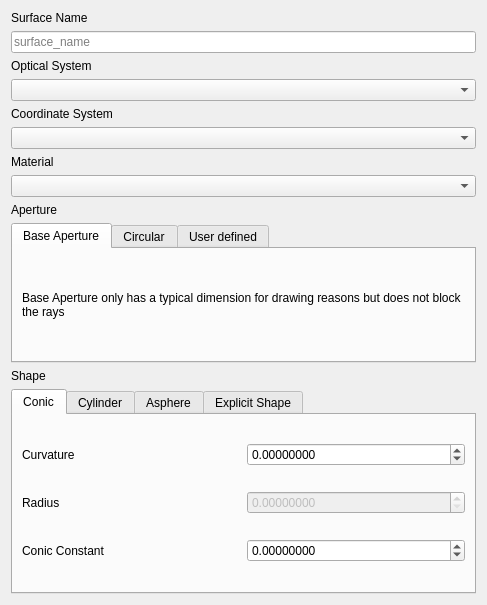
<?xml version="1.0" encoding="UTF-8"?>
<ui version="4.0">
 <class>Dialog</class>
 <widget class="QDialog" name="Dialog">
  <property name="geometry">
   <rect>
    <x>0</x>
    <y>0</y>
    <width>487</width>
    <height>605</height>
   </rect>
  </property>
  <property name="windowTitle">
   <string>Dialog</string>
  </property>
  <layout class="QGridLayout" name="gridLayout">
   <item row="5" column="1">
    <widget class="QComboBox" name="comboBoxLC"/>
   </item>
   <item row="10" column="1">
    <widget class="QLabel" name="label_19">
     <property name="text">
      <string>Shape</string>
     </property>
    </widget>
   </item>
   <item row="1" column="1">
    <widget class="QLineEdit" name="lineEditName">
     <property name="placeholderText">
      <string>surface_name</string>
     </property>
    </widget>
   </item>
   <item row="0" column="1">
    <widget class="QLabel" name="label">
     <property name="text">
      <string>Surface Name</string>
     </property>
     <property name="wordWrap">
      <bool>true</bool>
     </property>
    </widget>
   </item>
   <item row="3" column="1">
    <widget class="QComboBox" name="comboBoxOS"/>
   </item>
   <item row="2" column="1">
    <widget class="QLabel" name="label_17">
     <property name="text">
      <string>Optical System</string>
     </property>
    </widget>
   </item>
   <item row="11" column="1">
    <widget class="QTabWidget" name="tabWidgetShapes">
     <property name="currentIndex">
      <number>0</number>
     </property>
     <widget class="QWidget" name="tabConicShape">
      <attribute name="title">
       <string>Conic</string>
      </attribute>
      <layout class="QGridLayout" name="gridLayout_2">
       <item row="1" column="1">
        <widget class="QDoubleSpinBox" name="doubleSpinBoxRadiusConic">
         <property name="enabled">
          <bool>false</bool>
         </property>
         <property name="readOnly">
          <bool>false</bool>
         </property>
         <property name="decimals">
          <number>8</number>
         </property>
         <property name="minimum">
          <double>0.000000000000000</double>
         </property>
        </widget>
       </item>
       <item row="0" column="0">
        <widget class="QLabel" name="label_2">
         <property name="text">
          <string>Curvature</string>
         </property>
        </widget>
       </item>
       <item row="0" column="1">
        <widget class="QDoubleSpinBox" name="doubleSpinBoxCurvatureConic">
         <property name="decimals">
          <number>8</number>
         </property>
         <property name="minimum">
          <double>-1000.000000000000000</double>
         </property>
         <property name="maximum">
          <double>1000.000000000000000</double>
         </property>
         <property name="singleStep">
          <double>0.001000000000000</double>
         </property>
        </widget>
       </item>
       <item row="1" column="0">
        <widget class="QLabel" name="label_6">
         <property name="text">
          <string>Radius</string>
         </property>
        </widget>
       </item>
       <item row="2" column="1">
        <widget class="QDoubleSpinBox" name="doubleSpinBoxConicConstantConic">
         <property name="decimals">
          <number>8</number>
         </property>
         <property name="minimum">
          <double>-99.000000000000000</double>
         </property>
         <property name="singleStep">
          <double>1.000000000000000</double>
         </property>
        </widget>
       </item>
       <item row="2" column="0">
        <widget class="QLabel" name="label_3">
         <property name="text">
          <string>Conic Constant</string>
         </property>
        </widget>
       </item>
      </layout>
     </widget>
     <widget class="QWidget" name="tabCylinderShape">
      <attribute name="title">
       <string>Cylinder</string>
      </attribute>
      <layout class="QGridLayout" name="gridLayout_4">
       <item row="0" column="0">
        <widget class="QLabel" name="label_4">
         <property name="text">
          <string>Curvature</string>
         </property>
        </widget>
       </item>
       <item row="2" column="0">
        <widget class="QLabel" name="label_10">
         <property name="text">
          <string>Conic Constant</string>
         </property>
        </widget>
       </item>
       <item row="1" column="0">
        <widget class="QLabel" name="label_5">
         <property name="text">
          <string>Radius</string>
         </property>
        </widget>
       </item>
       <item row="2" column="1">
        <widget class="QDoubleSpinBox" name="doubleSpinBoxConicConstantCylinder">
         <property name="decimals">
          <number>8</number>
         </property>
         <property name="minimum">
          <double>-100.000000000000000</double>
         </property>
         <property name="maximum">
          <double>100.000000000000000</double>
         </property>
         <property name="singleStep">
          <double>1.000000000000000</double>
         </property>
        </widget>
       </item>
       <item row="1" column="1">
        <widget class="QDoubleSpinBox" name="doubleSpinBoxRadiusCylinder">
         <property name="enabled">
          <bool>false</bool>
         </property>
         <property name="decimals">
          <number>8</number>
         </property>
        </widget>
       </item>
       <item row="0" column="1">
        <widget class="QDoubleSpinBox" name="doubleSpinBoxCurvatureCylinder">
         <property name="decimals">
          <number>8</number>
         </property>
         <property name="minimum">
          <double>-1000.000000000000000</double>
         </property>
         <property name="maximum">
          <double>1000.000000000000000</double>
         </property>
         <property name="singleStep">
          <double>0.010000000000000</double>
         </property>
        </widget>
       </item>
      </layout>
     </widget>
     <widget class="QWidget" name="tabAsphereShape">
      <attribute name="title">
       <string>Asphere</string>
      </attribute>
      <layout class="QGridLayout" name="gridLayout_3">
       <item row="0" column="0">
        <widget class="QLabel" name="label_13">
         <property name="text">
          <string>Curvature</string>
         </property>
        </widget>
       </item>
       <item row="2" column="1">
        <widget class="QDoubleSpinBox" name="doubleSpinBoxConicConstantAsphere">
         <property name="decimals">
          <number>8</number>
         </property>
         <property name="minimum">
          <double>-100.000000000000000</double>
         </property>
         <property name="maximum">
          <double>100.000000000000000</double>
         </property>
        </widget>
       </item>
       <item row="1" column="0">
        <widget class="QLabel" name="label_14">
         <property name="text">
          <string>Radius</string>
         </property>
        </widget>
       </item>
       <item row="2" column="0">
        <widget class="QLabel" name="label_15">
         <property name="text">
          <string>Conic Constant</string>
         </property>
        </widget>
       </item>
       <item row="0" column="1">
        <widget class="QDoubleSpinBox" name="doubleSpinBoxCurvatureAsphere">
         <property name="decimals">
          <number>8</number>
         </property>
         <property name="minimum">
          <double>-1000.000000000000000</double>
         </property>
         <property name="maximum">
          <double>1000.000000000000000</double>
         </property>
         <property name="singleStep">
          <double>0.001000000000000</double>
         </property>
        </widget>
       </item>
       <item row="1" column="1">
        <widget class="QDoubleSpinBox" name="doubleSpinBoxRadiusAsphere">
         <property name="enabled">
          <bool>false</bool>
         </property>
         <property name="decimals">
          <number>8</number>
         </property>
         <property name="minimum">
          <double>-10000.000000000000000</double>
         </property>
         <property name="maximum">
          <double>10000.000000000000000</double>
         </property>
        </widget>
       </item>
       <item row="3" column="0">
        <widget class="QLabel" name="label_16">
         <property name="text">
          <string>Aspheric Corrections</string>
         </property>
        </widget>
       </item>
       <item row="3" column="1">
        <widget class="QTableWidget" name="tableWidgetCorrectionsAsphere">
         <property name="sizePolicy">
          <sizepolicy hsizetype="Maximum" vsizetype="Expanding">
           <horstretch>0</horstretch>
           <verstretch>0</verstretch>
          </sizepolicy>
         </property>
         <property name="sizeAdjustPolicy">
          <enum>QAbstractScrollArea::AdjustToContents</enum>
         </property>
         <attribute name="horizontalHeaderStretchLastSection">
          <bool>true</bool>
         </attribute>
         <row>
          <property name="text">
           <string>A2</string>
          </property>
         </row>
         <column>
          <property name="text">
           <string>Value</string>
          </property>
         </column>
         <item row="0" column="0">
          <property name="text">
           <string>0</string>
          </property>
         </item>
        </widget>
       </item>
      </layout>
     </widget>
     <widget class="QWidget" name="tabExplicitShape">
      <attribute name="title">
       <string>Explicit Shape</string>
      </attribute>
      <layout class="QGridLayout" name="gridLayout_5">
       <item row="2" column="1">
        <widget class="QComboBox" name="comboBox_FOf_grad"/>
       </item>
       <item row="2" column="0">
        <widget class="QLabel" name="label_8">
         <property name="text">
          <string>grad f(x, y)</string>
         </property>
         <property name="wordWrap">
          <bool>true</bool>
         </property>
        </widget>
       </item>
       <item row="3" column="1">
        <widget class="QComboBox" name="comboBox_FOf_hess"/>
       </item>
       <item row="1" column="1">
        <widget class="QComboBox" name="comboBox_FOf_sag"/>
       </item>
       <item row="3" column="2">
        <widget class="QComboBox" name="comboBox_FO_hess"/>
       </item>
       <item row="1" column="2">
        <widget class="QComboBox" name="comboBox_FO_sag"/>
       </item>
       <item row="2" column="2">
        <widget class="QComboBox" name="comboBox_FO_grad"/>
       </item>
       <item row="1" column="0">
        <widget class="QLabel" name="label_7">
         <property name="text">
          <string>f(x, y)</string>
         </property>
         <property name="wordWrap">
          <bool>true</bool>
         </property>
        </widget>
       </item>
       <item row="0" column="2">
        <widget class="QLabel" name="label_12">
         <property name="text">
          <string>Function Object</string>
         </property>
         <property name="wordWrap">
          <bool>true</bool>
         </property>
        </widget>
       </item>
       <item row="3" column="0">
        <widget class="QLabel" name="label_9">
         <property name="text">
          <string>Hessian f(x, y)</string>
         </property>
         <property name="wordWrap">
          <bool>true</bool>
         </property>
        </widget>
       </item>
       <item row="0" column="1">
        <widget class="QLabel" name="label_11">
         <property name="text">
          <string>Function Name in Function Object</string>
         </property>
         <property name="wordWrap">
          <bool>true</bool>
         </property>
        </widget>
       </item>
      </layout>
     </widget>
    </widget>
   </item>
   <item row="4" column="1">
    <widget class="QLabel" name="label_18">
     <property name="text">
      <string>Coordinate System</string>
     </property>
    </widget>
   </item>
   <item row="9" column="1">
    <widget class="QTabWidget" name="tabWidgetApertures">
     <property name="currentIndex">
      <number>0</number>
     </property>
     <widget class="QWidget" name="tabBaseAperture">
      <attribute name="title">
       <string>Base Aperture</string>
      </attribute>
      <layout class="QGridLayout" name="gridLayout_6">
       <item row="0" column="0">
        <widget class="QLabel" name="label_21">
         <property name="text">
          <string>Base Aperture only has a typical dimension for drawing reasons but does not block the rays</string>
         </property>
         <property name="wordWrap">
          <bool>true</bool>
         </property>
        </widget>
       </item>
      </layout>
     </widget>
     <widget class="QWidget" name="tabCircularAperture">
      <attribute name="title">
       <string>Circular</string>
      </attribute>
      <layout class="QGridLayout" name="gridLayout_7">
       <item row="0" column="0">
        <widget class="QLabel" name="label_22">
         <property name="text">
          <string>Semidiameters</string>
         </property>
        </widget>
       </item>
       <item row="0" column="1">
        <widget class="QDoubleSpinBox" name="doubleSpinBoxRadius"/>
       </item>
      </layout>
     </widget>
     <widget class="QWidget" name="tabUserDefinedAperture">
      <attribute name="title">
       <string>User defined</string>
      </attribute>
      <layout class="QGridLayout" name="gridLayout_8">
       <item row="0" column="0">
        <widget class="QLabel" name="label_23">
         <property name="text">
          <string>To be implemented</string>
         </property>
        </widget>
       </item>
      </layout>
     </widget>
    </widget>
   </item>
   <item row="8" column="1">
    <widget class="QLabel" name="label_20">
     <property name="text">
      <string>Aperture</string>
     </property>
    </widget>
   </item>
   <item row="6" column="1">
    <widget class="QLabel" name="label_24">
     <property name="text">
      <string>Material</string>
     </property>
    </widget>
   </item>
   <item row="7" column="1">
    <widget class="QComboBox" name="comboBoxMaterial"/>
   </item>
  </layout>
 </widget>
 <resources/>
 <connections/>
</ui>
